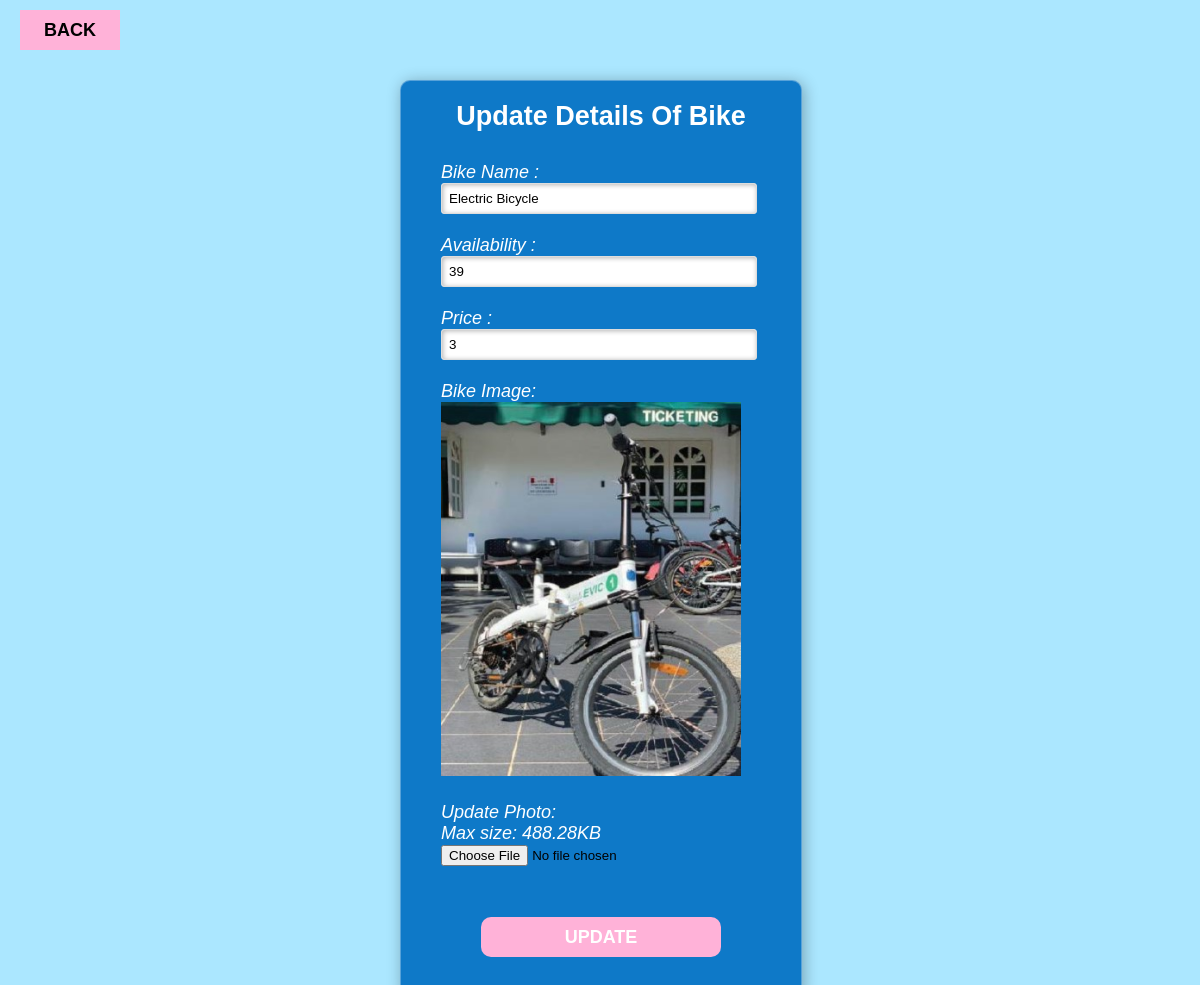
Page /adminbikeupdate.php?id=1 on the committed database.
### tables this page shows
CREATE TABLE `bikes` (
  `BIKE_ID` int(11) NOT NULL,
  `BIKE_NAME` varchar(255) NOT NULL,
  `AVAILABILITY` int(11) NOT NULL,
  `PRICE` int(11) NOT NULL,
  `BIKE_IMG` varchar(255) NOT NULL
);

### adminbikeupdate.php (the view, shortened to what this page needs)
<!DOCTYPE html>
<html lang="en">
<head>
</head>
<body>
<?php
require_once('connection.php');
$bikeid = isset($_GET['id']) ? intval($_GET['id']) : 0;
$sql = "SELECT * FROM bikes WHERE BIKE_ID = $bikeid";
$result = mysqli_query($con, $sql);
if (mysqli_num_rows($result) > 0) {
    $row = mysqli_fetch_assoc($result);
    $bikename = $row["BIKE_NAME"];
    $avail = $row["AVAILABILITY"];
    $price = $row["PRICE"];
    $bikephoto = $row["BIKE_IMG"];
}
?>
<button id="back"><a href="adminbike.php">BACK</a></button>
	<div class="main">
        <div class="register">
		<h2>Update Details Of Bike</h2>
		<form id="register"  action="adminbikeupdate_action.php" method="POST" enctype="multipart/form-data">
            <label>Bike Name : </label>
            <br>
            <input type ="text" name="bikename" id="name" placeholder="Enter Bike Name" value="<?=$bikename?>">
            <br><br>
            <label>Availability : </label>
            <br>
            <input type="number" name="avail" id="name" placeholder="Enter Availability Of Bike" value="<?=$avail?>">
            <br><br>
            <label>Price : </label>
            <br>
            <input type="number" name="price" min="1" id="name" placeholder="Price per One Hour(in Ringgit Malaysia)" value="<?=$price?>">
            <br><br>
			<label>Bike Image:</label><br>
			<img src="<?= 'images/' . $bikephoto ?>" alt="Bike Image" style="max-width: 300px; height: auto;">
			<br><br>
			<label>Update Photo:</label><br>
			<label>Max size: 488.28KB</label>
			<br>
			<input type="file" name="fileToUpload" accept=".jpg, .jpeg, .png">
			<br><br>
			<input type="submit" class="btnn"  value="UPDATE" name="updatebike"></input>
        </form>
		</div>
    </div>
</body>
</html>

### adminbikeupdate.php (style rules this page uses)
* { margin: 0; padding: 0; }
body { background-image: url("../images/regs.jpg"); background: #ABE7FF; background-size: cover; background-position: center; }
.main { width: 400px; margin: 100px auto 0px auto; margin-top: 30px; }
.btnn { width: 240px; height: 40px; background: #FFB2D8; border: none; margin-top: 30px; margin-left: 40px; font-size: 18px; border-radius: 10px; cursor: pointer; color: #fff; transition: 0.4s ease; font-weight: bold; }
h2 { text-align: center; padding: 20px; font-family: sans-serif; color: #fff; }
.register { background-color:#0E79C8; width: 100%; font-size: 18px; border-radius: 10px; border: 1px solid rgba(255, 255, 255, 0.3); box-shadow: 2px 2px 15px rgba(0, 0, 0, 0.3); color: #000; margin: auto; }
form#register { margin: 40px; margin-top: 10px; }
label { font-family: sans-serif; font-size: 18px; font-style: italic; color: #fff; }
input#name { width: 300px; border: 1px solid #ddd; border-radius: 3px; outline: 0; padding: 7px; background-color: #fff; box-shadow: inset 1px 1px 5px rgba(0, 0, 0, 0.3); }
#back { width: 100px; height: 40px; background: #FFB2D8; border: none; margin-top: 10px; margin-left: 20px; font-size: 18px; color: black; transition: 0.4s ease; }
#back a { text-decoration: none; color: black; font-weight: bold; }

### rows in the picture
bikes: bikename "Electric Bicycle", avail "39", price "3", BIKE_IMG (picture)
